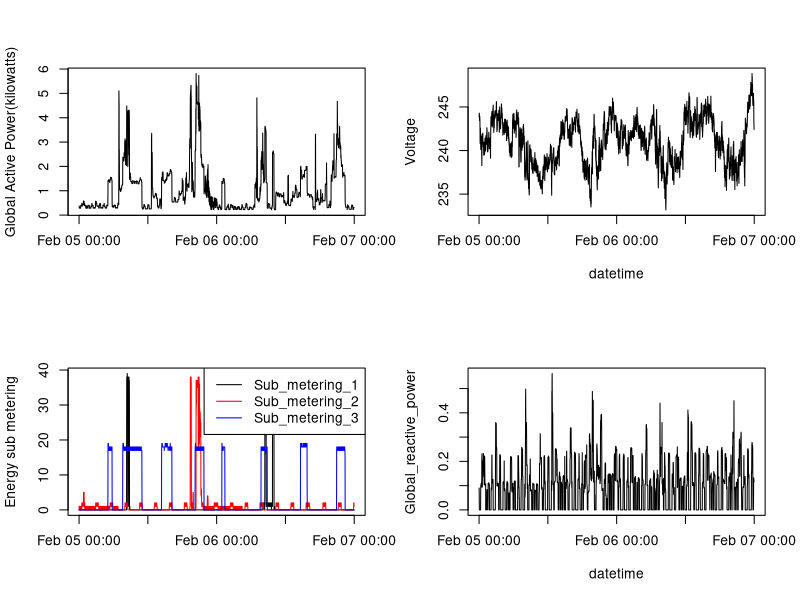

Here is the R script that generated this plot:
powerConsumption <- read.csv("household_power_consumption.txt", sep = ";", stringsAsFactors = FALSE)
png(filename = "plot4.png", width = 480, height = 480)

t <- strptime(paste(powerConsumption$Date, powerConsumption$Time), "%d/%m/%Y %H:%M:%S")

par(mfrow = c(2,2))

plot(t, powerConsumption$Global_active_power, xlab="", ylab = "Global Active Power(kilowatts)", pch=".", type="l")

plot(t, powerConsumption$Voltage, xlab="datetime", ylab="Voltage", pch=".", type="l")

plot(t, powerConsumption$Sub_metering_1, xlab="", ylab = "Energy sub metering", pch=".", type="l")
lines(t, powerConsumption$Sub_metering_2, col="red")
lines(t, powerConsumption$Sub_metering_3, col="blue")
legend("topright", c("Sub_metering_1", "Sub_metering_2", "Sub_metering_3"), col=c("black", "red", "blue"), lwd=c(1,1,1))

plot(t, powerConsumption$Global_reactive_power, xlab="datetime", ylab="Global_reactive_power", pch=".", type="l")
dev.off()
